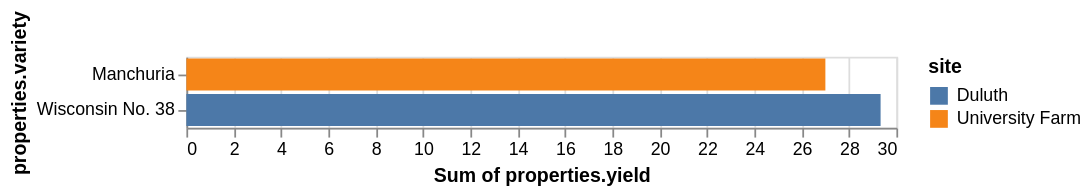

Here is the Vega-Lite specification saved for this chart:
### Vega specification from a JSON file in a GitHub repository (floating-point values rounded to 4 significant figures)
{"$schema": "https://vega.github.io/schema/vega/v5.json", "background": "white", "padding": 5, "width": 400, "style": "cell", "data": [{"name": "source_0", "values": {"features": [{"properties": {"variety": "Manchuria", "yield": 27, "site": "University Farm"}}, {"properties": {"variety": "Wisconsin No. 38", "yield": 29.33, "site": "Duluth"}}], "type": "FeatureCollection"}, "format": {"type": "json", "property": "features"}}, {"name": "data_0", "source": "source_0", "transform": [{"type": "formula", "expr": "datum[\"properties\"] && datum[\"properties\"][\"yield\"]", "as": "properties.yield"}, {"type": "formula", "expr": "datum[\"properties\"] && datum[\"properties\"][\"variety\"]", "as": "properties.variety"}, {"type": "formula", "expr": "datum[\"properties\"] && datum[\"properties\"][\"site\"]", "as": "properties.site"}, {"type": "aggregate", "groupby": ["properties\\.variety", "properties\\.site"], "ops": ["sum"], "fields": ["properties\\.yield"], "as": ["sum_properties.yield"]}, {"type": "stack", "groupby": ["properties\\.variety"], "field": "sum_properties\\.yield", "sort": {"field": ["properties\\.site"], "order": ["ascending"]}, "as": ["sum_properties.yield_start", "sum_properties.yield_end"], "offset": "zero"}, {"type": "filter", "expr": "isValid(datum[\"sum_properties.yield\"]) && isFinite(+datum[\"sum_properties.yield\"])"}]}], "signals": [{"name": "y_step", "value": 20}, {"name": "height", "update": "bandspace(domain('y').length, 0.1, 0.05) * y_step"}], "marks": [{"name": "marks", "type": "rect", "style": ["bar"], "from": {"data": "data_0"}, "encode": {"update": {"fill": {"scale": "color", "field": "properties\\.site"}, "ariaRoleDescription": {"value": "bar"}, "description": {"signal": "\"Sum of properties.yield: \" + (format(datum[\"sum_properties.yield\"], \"\")) + \"; properties.variety: \" + (isValid(datum[\"properties.variety\"]) ? datum[\"properties.variety\"] : \"\"+datum[\"properties.variety\"]) + \"; site: \" + (isValid(datum[\"properties.site\"]) ? datum[\"properties.site\"] : \"\"+datum[\"properties.site\"])"}, "x": {"scale": "x", "field": "sum_properties\\.yield_end"}, "x2": {"scale": "x", "field": "sum_properties\\.yield_start"}, "y": {"scale": "y", "field": "properties\\.variety"}, "height": {"signal": "max(0.25, bandwidth('y'))"}}}}], "scales": [{"name": "x", "type": "linear", "domain": {"data": "data_0", "fields": ["sum_properties\\.yield_start", "sum_properties\\.yield_end"]}, "range": [0, {"signal": "width"}], "nice": true, "zero": true}, {"name": "y", "type": "band", "domain": {"data": "data_0", "field": "properties\\.variety", "sort": true}, "range": {"step": {"signal": "y_step"}}, "paddingInner": 0.1, "paddingOuter": 0.05}, {"name": "color", "type": "ordinal", "domain": {"data": "data_0", "field": "properties\\.site", "sort": true}, "range": "category"}], "axes": [{"scale": "x", "orient": "bottom", "gridScale": "y", "grid": true, "tickCount": {"signal": "ceil(width/40)"}, "domain": false, "labels": false, "aria": false, "maxExtent": 0, "minExtent": 0, "ticks": false, "zindex": 0}, {"scale": "x", "orient": "bottom", "grid": false, "title": "Sum of properties.yield", "labelFlush": true, "labelOverlap": true, "tickCount": {"signal": "ceil(width/40)"}, "zindex": 0}, {"scale": "y", "orient": "left", "grid": false, "title": "properties.variety", "zindex": 0}], "legends": [{"title": "site", "fill": "color", "symbolType": "square"}]}
